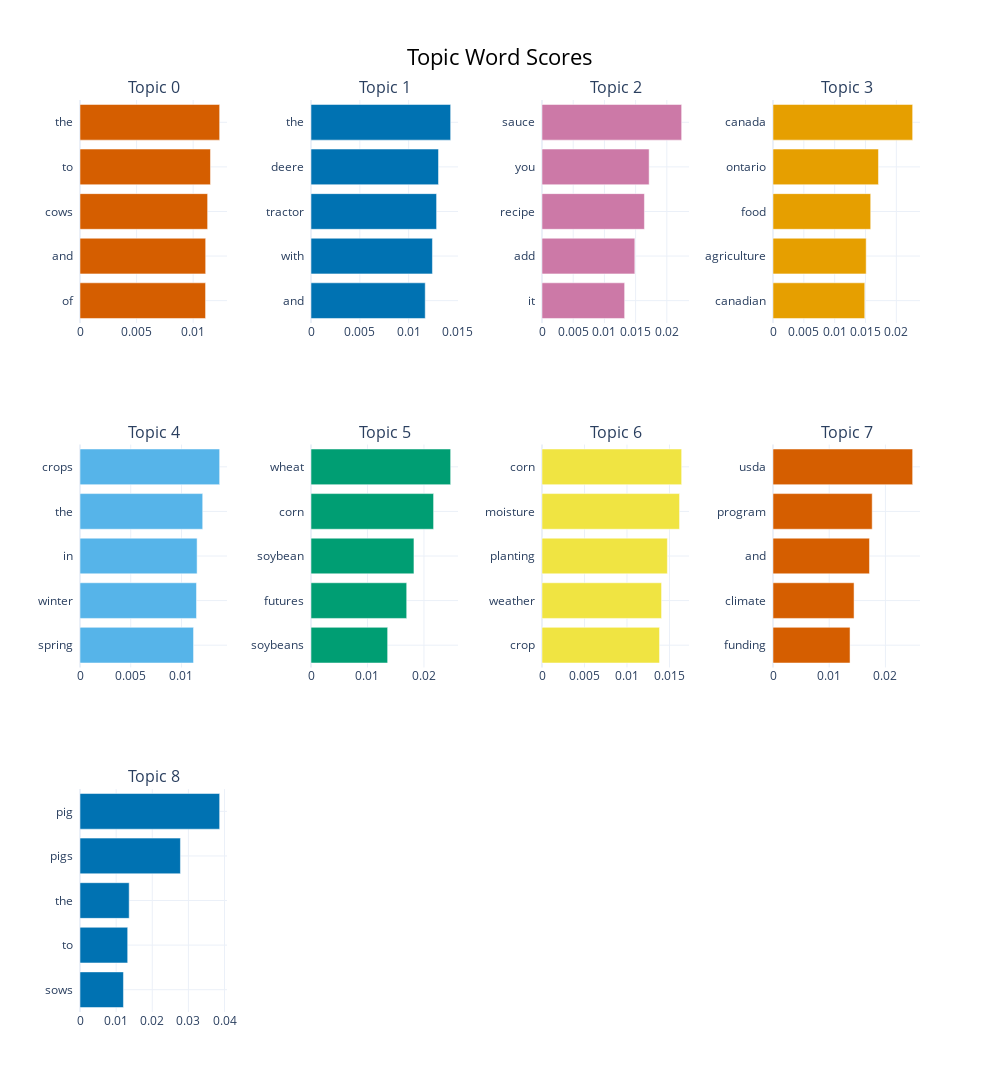

Notebook code cell kept with this figure:
### Code cell
topic_model.visualize_barchart(top_n_topics=9, height=700, topics=list(range(9)))

### Figure 1 — Plotly figure (JSON) as saved in the notebook; plotly's stock layout.template omitted (floating-point values rounded to 4 significant figures)
{"data": [{"marker": {"color": "#D55E00"}, "orientation": "h", "x": [0.0111, 0.0111, 0.01128, 0.01153, 0.01234], "y": ["of  ", "and  ", "cows  ", "to  ", "the  "], "type": "bar", "xaxis": "x", "yaxis": "y"}, {"marker": {"color": "#0072B2"}, "orientation": "h", "x": [0.0117, 0.01244, 0.01286, 0.01306, 0.0143], "y": ["and  ", "with  ", "tractor  ", "deere  ", "the  "], "type": "bar", "xaxis": "x2", "yaxis": "y2"}, {"marker": {"color": "#CC79A7"}, "orientation": "h", "x": [0.01324, 0.01487, 0.01641, 0.01717, 0.02238], "y": ["it  ", "add  ", "recipe  ", "you  ", "sauce  "], "type": "bar", "xaxis": "x3", "yaxis": "y3"}, {"marker": {"color": "#E69F00"}, "orientation": "h", "x": [0.01488, 0.01511, 0.01584, 0.0171, 0.02265], "y": ["canadian  ", "agriculture  ", "food  ", "ontario  ", "canada  "], "type": "bar", "xaxis": "x4", "yaxis": "y4"}, {"marker": {"color": "#56B4E9"}, "orientation": "h", "x": [0.01119, 0.01148, 0.01154, 0.01209, 0.01376], "y": ["spring  ", "winter  ", "in  ", "the  ", "crops  "], "type": "bar", "xaxis": "x5", "yaxis": "y5"}, {"marker": {"color": "#009E73"}, "orientation": "h", "x": [0.01357, 0.01695, 0.01823, 0.02171, 0.02473], "y": ["soybeans  ", "futures  ", "soybean  ", "corn  ", "wheat  "], "type": "bar", "xaxis": "x6", "yaxis": "y6"}, {"marker": {"color": "#F0E442"}, "orientation": "h", "x": [0.01383, 0.01407, 0.01475, 0.01618, 0.01643], "y": ["crop  ", "weather  ", "planting  ", "moisture  ", "corn  "], "type": "bar", "xaxis": "x7", "yaxis": "y7"}, {"marker": {"color": "#D55E00"}, "orientation": "h", "x": [0.0137, 0.01442, 0.01716, 0.01765, 0.02484], "y": ["funding  ", "climate  ", "and  ", "program  ", "usda  "], "type": "bar", "xaxis": "x8", "yaxis": "y8"}, {"marker": {"color": "#0072B2"}, "orientation": "h", "x": [0.01203, 0.0132, 0.01361, 0.0278, 0.03866], "y": ["sows  ", "to  ", "the  ", "pigs  ", "pig  "], "type": "bar", "xaxis": "x9", "yaxis": "y9"}], "layout": {"xaxis": {"anchor": "y", "domain": [0, 0.175], "showgrid": true}, "yaxis": {"anchor": "x", "domain": [0.7556, 1], "showgrid": true}, "xaxis2": {"anchor": "y2", "domain": [0.275, 0.45], "showgrid": true}, "yaxis2": {"anchor": "x2", "domain": [0.7556, 1], "showgrid": true}, "xaxis3": {"anchor": "y3", "domain": [0.55, 0.725], "showgrid": true}, "yaxis3": {"anchor": "x3", "domain": [0.7556, 1], "showgrid": true}, "xaxis4": {"anchor": "y4", "domain": [0.825, 1], "showgrid": true}, "yaxis4": {"anchor": "x4", "domain": [0.7556, 1], "showgrid": true}, "xaxis5": {"anchor": "y5", "domain": [0, 0.175], "showgrid": true}, "yaxis5": {"anchor": "x5", "domain": [0.3778, 0.6222], "showgrid": true}, "xaxis6": {"anchor": "y6", "domain": [0.275, 0.45], "showgrid": true}, "yaxis6": {"anchor": "x6", "domain": [0.3778, 0.6222], "showgrid": true}, "xaxis7": {"anchor": "y7", "domain": [0.55, 0.725], "showgrid": true}, "yaxis7": {"anchor": "x7", "domain": [0.3778, 0.6222], "showgrid": true}, "xaxis8": {"anchor": "y8", "domain": [0.825, 1], "showgrid": true}, "yaxis8": {"anchor": "x8", "domain": [0.3778, 0.6222], "showgrid": true}, "xaxis9": {"anchor": "y9", "domain": [0, 0.175], "showgrid": true}, "yaxis9": {"anchor": "x9", "domain": [0, 0.2444], "showgrid": true}, "xaxis10": {"anchor": "y10", "domain": [0.275, 0.45], "showgrid": true}, "yaxis10": {"anchor": "x10", "domain": [0, 0.2444], "showgrid": true}, "xaxis11": {"anchor": "y11", "domain": [0.55, 0.725], "showgrid": true}, "yaxis11": {"anchor": "x11", "domain": [0, 0.2444], "showgrid": true}, "xaxis12": {"anchor": "y12", "domain": [0.825, 1], "showgrid": true}, "yaxis12": {"anchor": "x12", "domain": [0, 0.2444], "showgrid": true}, "annotations": [{"font": {"size": 16}, "showarrow": false, "text": "Topic 0", "x": 0.0875, "xanchor": "center", "xref": "paper", "y": 1, "yanchor": "bottom", "yref": "paper"}, {"font": {"size": 16}, "showarrow": false, "text": "Topic 1", "x": 0.3625, "xanchor": "center", "xref": "paper", "y": 1, "yanchor": "bottom", "yref": "paper"}, {"font": {"size": 16}, "showarrow": false, "text": "Topic 2", "x": 0.6375, "xanchor": "center", "xref": "paper", "y": 1, "yanchor": "bottom", "yref": "paper"}, {"font": {"size": 16}, "showarrow": false, "text": "Topic 3", "x": 0.9125, "xanchor": "center", "xref": "paper", "y": 1, "yanchor": "bottom", "yref": "paper"}, {"font": {"size": 16}, "showarrow": false, "text": "Topic 4", "x": 0.0875, "xanchor": "center", "xref": "paper", "y": 0.6222, "yanchor": "bottom", "yref": "paper"}, {"font": {"size": 16}, "showarrow": false, "text": "Topic 5", "x": 0.3625, "xanchor": "center", "xref": "paper", "y": 0.6222, "yanchor": "bottom", "yref": "paper"}, {"font": {"size": 16}, "showarrow": false, "text": "Topic 6", "x": 0.6375, "xanchor": "center", "xref": "paper", "y": 0.6222, "yanchor": "bottom", "yref": "paper"}, {"font": {"size": 16}, "showarrow": false, "text": "Topic 7", "x": 0.9125, "xanchor": "center", "xref": "paper", "y": 0.6222, "yanchor": "bottom", "yref": "paper"}, {"font": {"size": 16}, "showarrow": false, "text": "Topic 8", "x": 0.0875, "xanchor": "center", "xref": "paper", "y": 0.2444, "yanchor": "bottom", "yref": "paper"}], "title": {"font": {"size": 22, "color": "Black"}, "text": "Topic Word Scores", "x": 0.5, "xanchor": "center", "yanchor": "top"}, "hoverlabel": {"font": {"size": 16, "family": "Rockwell"}, "bgcolor": "white"}, "showlegend": false, "width": 1000, "height": 2100}}
